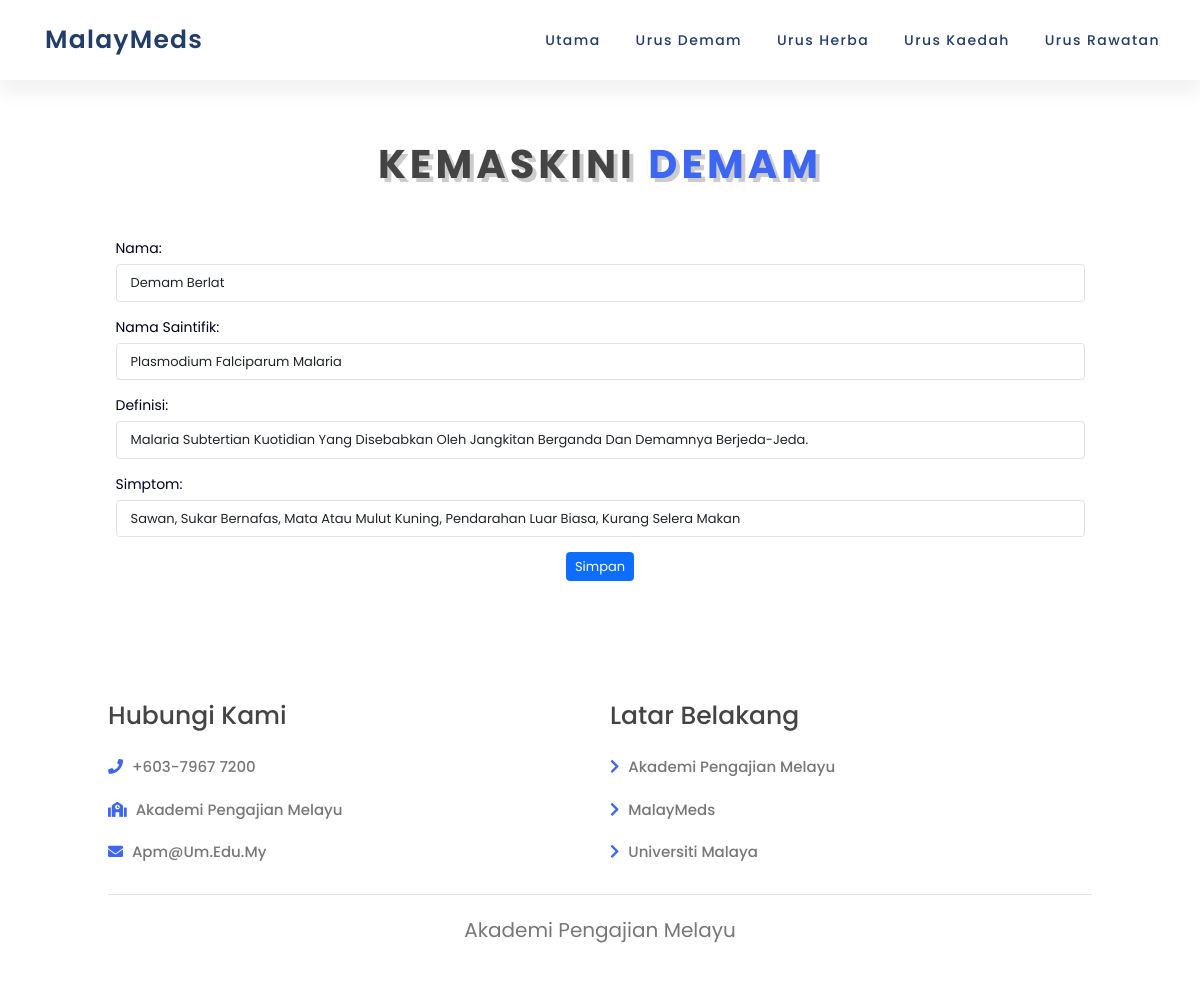
Page /editfever/1 on the committed database.
### app.py (models this page shows)
class tbl_fever(db.Model):
  fever_id = db.Column(db.Integer, primary_key=True)
  fever_name = db.Column(db.String(255))
  fever_scname = db.Column(db.String(255))
  fever_def = db.Column(db.Text)
  fever_symptoms = db.Column(db.Text)
  herbs = db.relationship('tbl_herbs_fever', backref=db.backref('tbl_fever', cascade='all, delete-orphan', single_parent=True))
  methods = db.relationship('tbl_method_fever', backref=db.backref('tbl_fever', cascade='all, delete-orphan', single_parent=True))
  treatment = db.relationship('tbl_treatment', backref=db.backref('tbl_fever', cascade='all, delete-orphan', single_parent=True))

### app.py (the view, shortened to what this page needs)
@app.route('/editfever/<int:fever_id>', methods=['GET', 'POST'])
def editfever_page(fever_id):
  fever_to_edit = tbl_fever.query.get_or_404(fever_id)
  return render_template('feveredit.html', fever=fever_to_edit)

### templates/feveredit.html (shortened to what this page needs)
<!DOCTYPE html>
<html lang="en">
<head>
    <link rel="stylesheet" href="{{ url_for('static', filename='css/style.css') }}">
    <link rel="stylesheet" href="https://cdnjs.cloudflare.com/ajax/libs/font-awesome/5.15.4/css/all.min.css">
    <link href="https://cdn.jsdelivr.net/npm/bootstrap@5.3.2/dist/css/bootstrap.min.css" rel="stylesheet">
</head>
<body>
    <header class="main-header">
        <a href="{{ url_for('dashboard') }}" class="logo">
            <span class="logo-text">MalayMeds</span>
        </a>
        <div class="group">
            <ul class="navigation">
                <li><a href="{{ url_for('dashboard') }}">Utama</a></li>
                <li><a href="{{ url_for('managefever_page') }}">Urus Demam</a></li>
                <li><a href="{{ url_for('manageherbs_page') }}">Urus Herba</a></li>
                <li><a href="{{ url_for('managemethod_page') }}">Urus Kaedah</a></li>
                <li><a href="{{ url_for('managetreatment_page') }}">Urus Rawatan</a></li>
            </ul>
        </div>
    </header>
    <section class="services" id="services">
        <h1 class="page-heading"> Kemaskini <span>demam</span> </h1>
        <div class="container my-5">
            <form method="post" action="{{ url_for('editfever_page', fever_id=fever.fever_id) }}">
                <label for="fever_name" class="form-label">Nama:</label>
                <input type="text" class="form-control" id="fever_name" name="fever_name" value="{{ fever.fever_name }}" style="font-size: 13px;" required><br>
                <label for="fever_scname" class="form-label">Nama Saintifik:</label>
                <input type="text" class="form-control" id="fever_scname" name="fever_scname" value="{{ fever.fever_scname }}" style="font-size: 13px;" required><br>
                <label for="fever_def" class="form-label">Definisi:</label>
                <input type="text" class="form-control" id="fever_def" name="fever_def" value="{{ fever.fever_def }}" style="font-size: 13px;" required><br>
                <label for="fever_symptoms" class="form-label">Simptom:</label>
                <input type="text" class="form-control" id="fever_symptoms" name="fever_symptoms" value="{{ fever.fever_symptoms }}" style="font-size: 13px;" required></input><br>
                <button type="submit" class="btn btn-primary mx-auto d-block" style="font-size: 13px;">Simpan</button>
            </form>
        </div>
    </section>
    <section class="footer">
        <div class="box-container">
            <div class="box">
                <h3>Hubungi Kami</h3>
                <a href="#"><i class="fas fa-phone"></i> +603-7967 7200</a>
                <a href="https://apm.um.edu.my/"><i class="fas fa-school"></i> Akademi Pengajian Melayu</a>
                <a href="https://mail.google.com"><i class="fas fa-envelope"></i> apm@um.edu.my </a>
            </div>
            <div class="box">
                <h3>Latar Belakang</h3>
                <a href="https://apm.um.edu.my/sejarah-apm"><i class="fas fa-chevron-right"></i> Akademi Pengajian Melayu</a>
                <a href="#"><i class="fas fa-chevron-right"></i> MalayMeds</a>
                <a href="https://www.um.edu.my/"><i class="fas fa-chevron-right"></i> Universiti Malaya</a>
            </div>
        </div>
        <div class="credit">Akademi Pengajian Melayu</div>
    </section>
</body>
</html>

### static/css/style.css (style rules this page uses)
:root { --blue:#3d67f2; --black: #444; --light-color: #777; --box-shadow: .5rem .5rem 0 rgba(22, 160, 133, .2); --text-shadow: .4rem .4rem 0 rgba(0, 0, 0, .2); --border: .2rem solid var(--blue); }
* { margin: 0; padding: 0; box-sizing: border-box; font-family: 'Poppins', sans-serif; outline: none; border: none; text-transform: capitalize; transition: all .2s ease-out; text-decoration: none; }
body { background-color: #f6f6f7; min-height: 100vh; overflow-x: hidden; }
.main-header { position: absolute; top: 0; left: 0; width: 100%; height: 80px; background: #fff; padding: 20px 40px; display: flex; justify-content: space-between; align-items: center; box-shadow: 0 15px 15px rgba(0, 0, 0, 0.05); }
.logo { display: flex; align-items: center; color: #001f52dd; text-decoration: none; font-size: 2.5rem; font-weight: 530; text-transform: none; letter-spacing: 0.05em; }
.group { display: flex; align-items: center; }
.main-header ul { position: relative; display: flex; gap: 35px; margin: 0; }
.main-header ul li { list-style: none; }
.main-header ul li a { position: relative; text-decoration: none; font-size: 1.4rem; color: #001f52dd; letter-spacing: 0.1em; font-weight: 415; }
.main-header ul li a::before { content: ''; position: absolute; bottom: -2px; width: 100%; height: 2px; background: var(--blue); transform: scaleX(0); transition: transform 0.5s ease-in-out; transform-origin: right; }
html { font-size: 62.5%; overflow-x: hidden; scroll-padding-top: 7rem; scroll-behavior: smooth; }
section { padding: 4rem 9%; }
section:nth-child(odd) { background: #fff; }
.footer .box-container { display: grid; grid-template-columns: repeat(auto-fit, minmax(22rem, 1fr)); gap: 2rem; }
.footer .box-container .box h3 { font-size: 2.5rem; color: var(--black); padding: 1rem 0; }
.footer .box-container .box a { display: block; font-size: 1.5rem; color: var(--light-color); padding: 1rem 0; font-weight: 500; text-decoration: none; }
.footer .box-container .box a i { padding-right: .5rem; color: var(--blue); }
.footer .credit { padding: 1rem; padding-top: 2rem; margin-top: 2rem; text-align: center; font-size: 2rem; color: var(--light-color); border-top: .1rem solid rgba(0, 0, 0, .1); }
.page-heading { text-align: center; padding-bottom: 2rem; padding-top: 10rem; text-shadow: var(--text-shadow); text-transform: uppercase; color: var(--black); font-size: 4rem; letter-spacing: .4rem; font-weight: 700; }
.page-heading span { text-transform: uppercase; color: var(--blue); }
label { font-size: 16px; font-size: 1.4rem; font-weight: 400; margin-bottom: 5px; color: #00011c; }
input[type="text"], input[type="email"] { padding: 8px 14px; }

### rows in the picture
tbl_fever: fever_name "Demam Berlat", fever_scname "Plasmodium Falciparum Malaria", fever_def "Malaria subtertian kuotidian yang disebabkan oleh jangkitan berganda dan demamnya berjeda-jeda.", fever_symptoms "Sawan, Sukar bernafas, Mata atau mulut kuning, Pendarahan luar biasa, Kurang selera makan"
